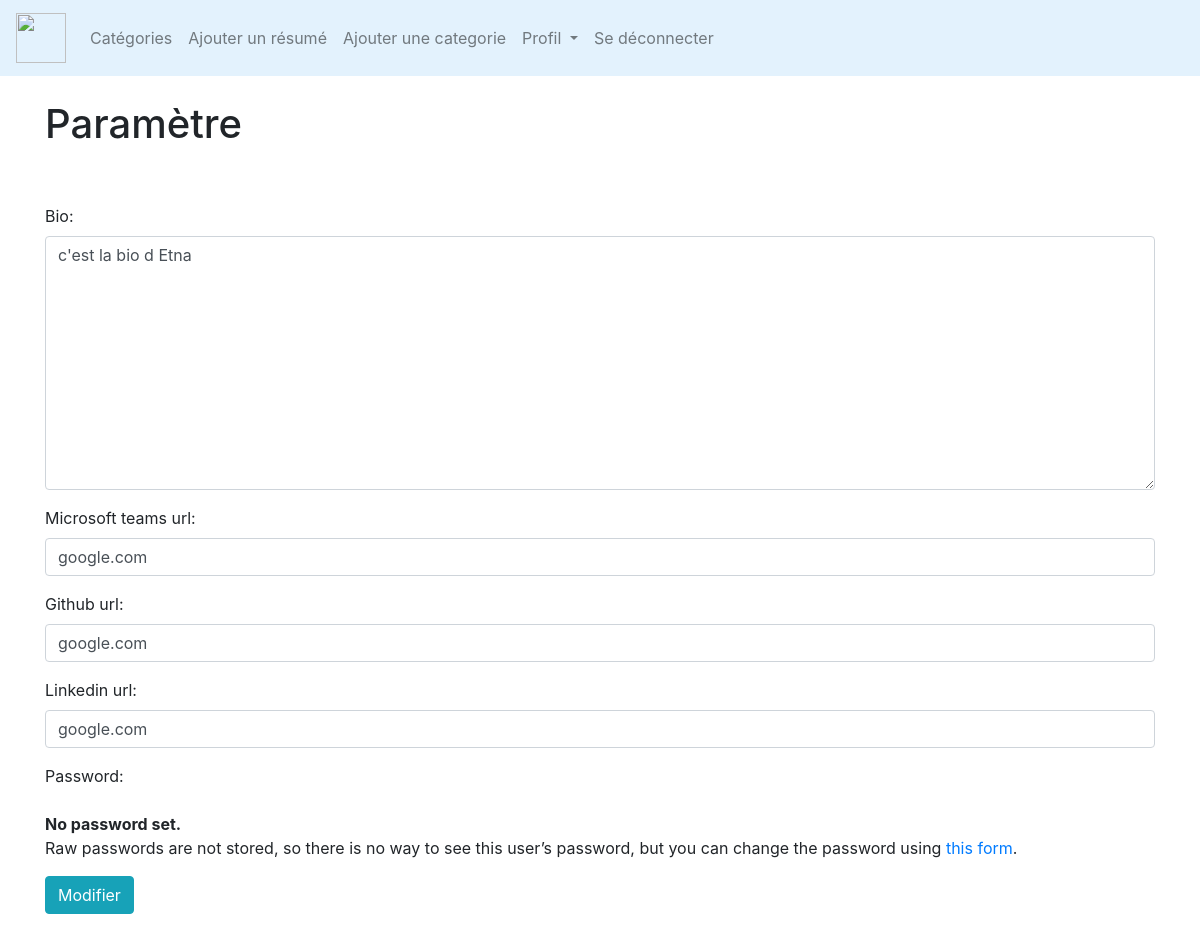
/8/edit_profile_page/ (signed in), run on an earlier commit of the app's database.
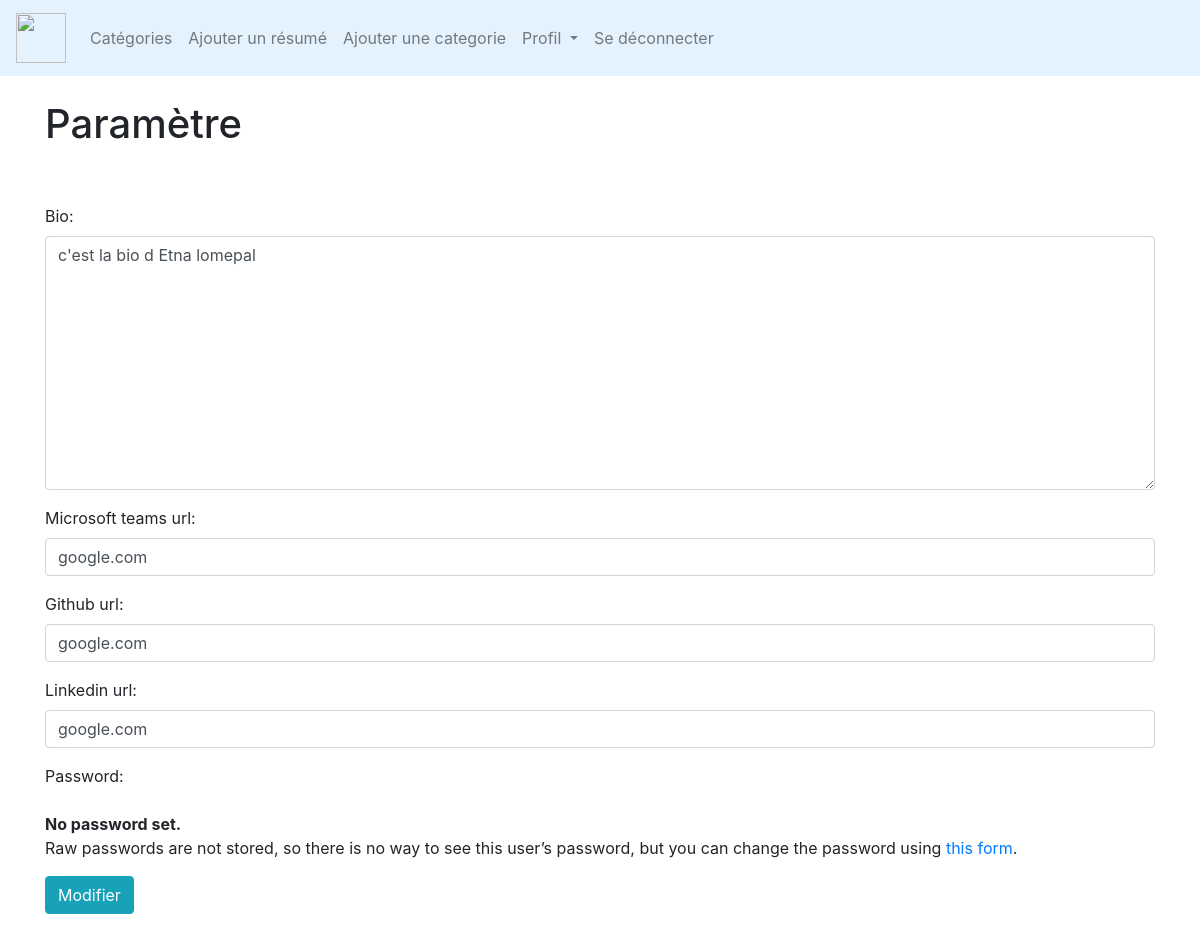
And on a later commit of the database.
### LeBlog/models.py (models this page shows, shortened)
class Profile(models.Model):
    user = models.OneToOneField(User, null=True, on_delete=models.CASCADE)
    bio = models.TextField()
    profile_pic = models.ImageField(null=True, blank=False, upload_to="images/profile/")
    microsoft_teams_url = models.CharField(max_length=255, null=True, blank=True)
    github_url = models.CharField(max_length=255, null=True, blank=True)
    linkedin_url = models.CharField(max_length=255, null=True, blank=True)

### LeBlog/views.py (the view)
# urls.py: path('<int:pk>/edit_profile_page/', EditProfilPageView.as_view(), name='edit_profile_page'),
class EditProfilPageView(generic.UpdateView):
    model = Profile
    template_name = 'edit_profile_page.html'
    form_class = EditProfilePageForm
    success_url = reverse_lazy('home')

### LeBlog/forms.py
class EditProfilePageForm(UserChangeForm):
    class Meta:
        model = Profile
        fields = ('bio', 'microsoft_teams_url', 'github_url', 'linkedin_url')
        widgets = {
            'bio': forms.Textarea(attrs={'class': 'form-control'}),
            'microsoft_teams_url': forms.TextInput(attrs={'class': 'form-control'}),
            'github_url': forms.TextInput(attrs={'class': 'form-control'}),
            'linkedin_url': forms.TextInput(attrs={'class': 'form-control'}),
        }

### LeBlog/templates/edit_profile_page.html (shortened to what this page needs)
{% extends 'base.html' %}
{% block content %}
{% if user.is_authenticated %}
    {% if user.id == profile.user.id %}
<h1>Paramètre</h1>
<br/><br/>
<div class="form-group">
    <form method="POST" enctype="multipart/form-data">
        {{ form.as_p }}
        <button class="btn btn-info">Modifier</button>
    </form>
</div>
{% else %}
non non non faut se connecter d'abord
    {% endif %}
{% endif %}
{% endblock %}

What changed in the data, as far as the page shows it:
changed Profile "google.com": bio "c'est la bio d Etna" → "c'est la bio d Etna lomepal"
